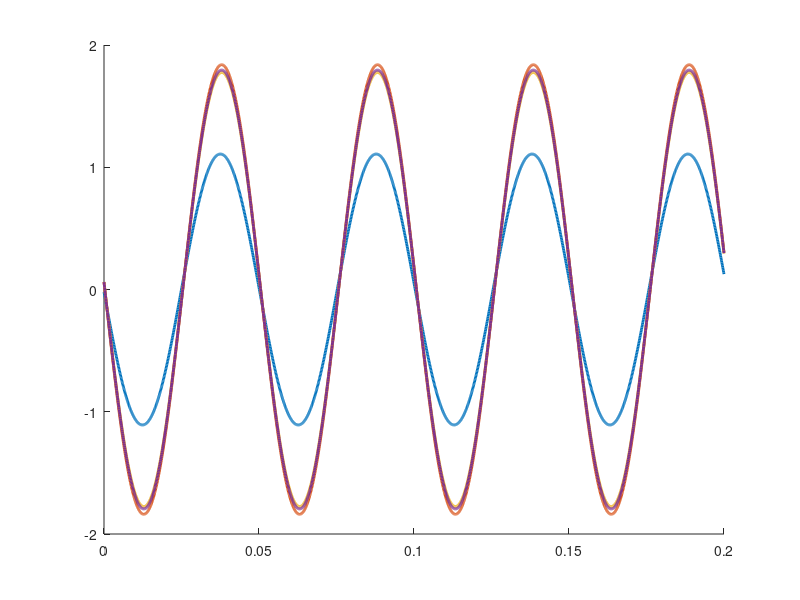
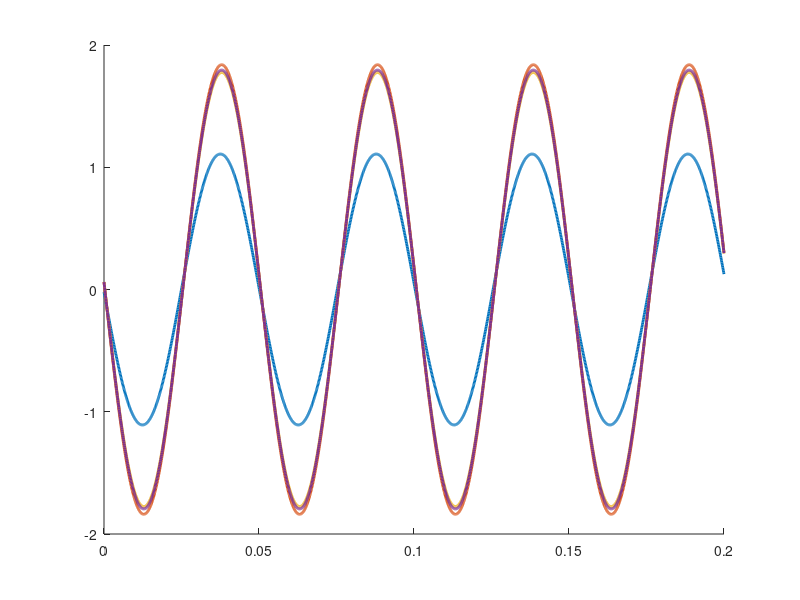

These charts were generated, in order, by the following MATLAB code: (Note: this script raises an error after producing the figures.)
%% This script solves HW4 Problem 3

% Cristina Riso, criso@gatech.edu

clearvars
close all
clc

% color-blind-friedly colors
c1 = [0.0000, 0.4470, 0.7410];
c2 = [0.8500, 0.3250, 0.0980];


%% Problem parameters

% beam length (m)
l = 1.0;

% beam torsion stifness (N*m2)
GJ = 5.0;

% beam moment of inertia per unit length (kg*m)
rhoIp = 0.005;

% modal viscous damping factor (-)
zeta = 0.02;

% excitation amplitude (Nm/m)
r_0 = 1.0;

% excitation frequency (rad/s)
omega_0 = 125.0;

% number of modes to be retained
N = [1, 2, 3, 4];

% indices of modes 
i = 1:N(end);

% initial and final time, time step (s)
t_i = 0.0; t_f = 0.2; dt = 0.0001; t = t_i:dt:t_f; n_t = length(t);


%% Q3 - Tabulate all quantities to implement the steady-state response

% eigenvalues (1/m)
alpha = (2*i-1)*pi/(2.0*l); alpha = alpha';

% natural frequencies (rad/s)
omega = alpha*sqrt(GJ/rhoIp); 

% natural frequencies (Hz)
freq = omega/(2.0*pi);

% modal masses, constant for all modes
m = rhoIp*l/2.0; 

% amplitudes of modal forces (Nm)
N_0 = 2.0*r_0*l./((2*i-1)*pi); N_0 = N_0';

% modal frequency response functions at omega_0
H = 1.0./((omega.^2-omega_0^2)+2.0j*zeta*omega*omega_0); H = H/m; 

% magnitudes and phase delays of the modal frequency response functions
H_abs = abs(H); H_phase = atan2(-imag(H),real(H));

% create summary table
table = [alpha omega m*ones(N(end),1) N_0 H_abs N_0.*H_abs H_phase rad2deg(H_phase)];


%% Q4 - Tip twist angle for one, three, and five modes

% amplitudes of the steady-state responses of the modal coordinates
eta_0 = N_0.*H_abs;

% steady-state responses of the modal coordinates
eta = eta_0.*sin(omega_0*t-H_phase);

% allocate matrix to store the tip twist angle for varying number of modes
theta_tip = zeros(length(N),n_t);

% open plot
fig1 = figure(100); hold all; set(fig1,'Position',[0 0 1200 900]); 
fig2 = figure(200); hold all; set(fig2,'Position',[0 0 1200 900]); 

% loop the maximum number of modes
for j = 1:length(N)
   
    % loop the modes
    for n = 1:N(j)
        
        % sum current contribution
        theta_tip(j,:) = theta_tip(j,:)+(-1)^(n+1)*eta(n,:);
        
    end
    
    % note that each curve in the plot is NOT an individual modal
    % contribution but the overall result for the first N modes    
    
    % plot current solution
    figure(100); plot(t,rad2deg(theta_tip(j,:)),'-','LineWidth',2);
    figure(200); plot(t,rad2deg(theta_tip(j,:)),'-','LineWidth',2);
    
end

% export plot
figure(100); ax = gca; ax.FontSize = 28; axis([t(1) t(end) -2 2]); yticks(-2:1:2);
ylabel('$\theta(l,t)$ (deg)','Interpreter','latex'); xlabel('$t$ (s)','Interpreter','latex');
f = gcf; exportgraphics(f,'theta_tip_harmonic.pdf','Resolution',300);

% export zoom
figure(200); ax = gca; ax.FontSize = 28; axis([0.075 0.1 0.8 2.0]); yticks(0.8:0.3:2);
hleg = legend('$N = 1$','$N = 2$','$N = 3$','$N = 4$','Interpreter','latex'); 
set(hleg,'Location','NorthWest'); 
ylabel('$\theta(l,t)$ (deg)','Interpreter','latex'); xlabel('$t$ (s)','Interpreter','latex');
f = gcf; exportgraphics(f,'theta_tip_harmonic_zoom.pdf','Resolution',300);